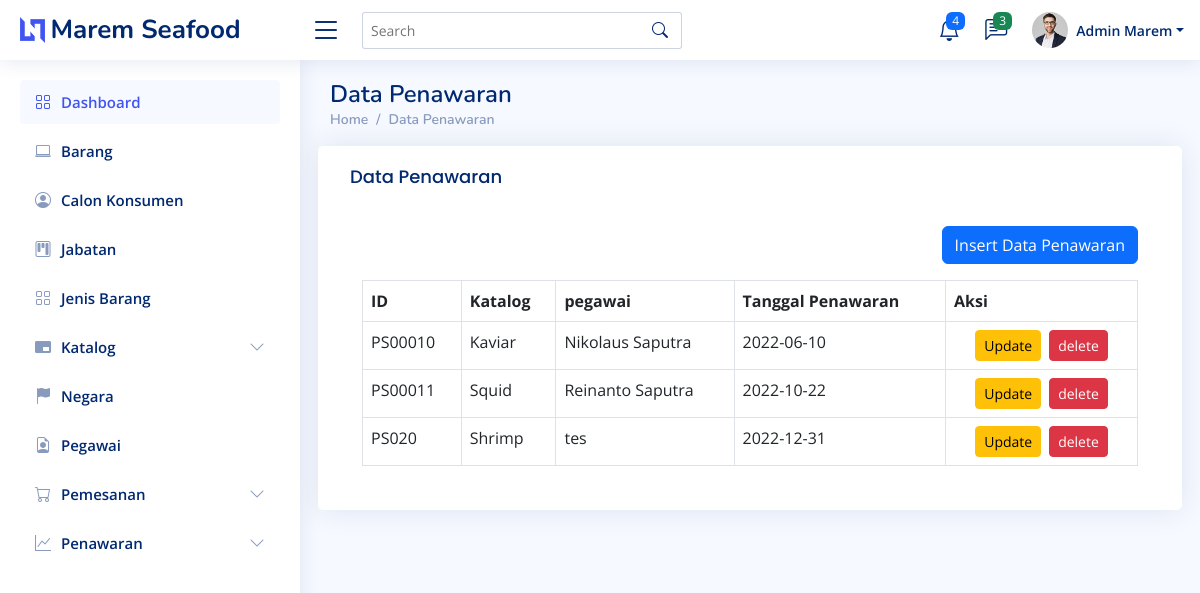
Page /penawaran.php on the committed database.
### tables this page shows
CREATE TABLE `penawaran` (
  `id_penawaran` char(8) NOT NULL,
  `id_katalog` char(6) DEFAULT NULL,
  `id_pegawai` char(4) DEFAULT NULL,
  `tgl_penawaran` date DEFAULT NULL
);

CREATE TABLE `katalog_barang` (
  `id_katalog` char(6) NOT NULL,
  `nama_katalog` varchar(30) NOT NULL,
  `file_katalog` varchar(30) DEFAULT NULL
);

CREATE TABLE `pegawai` (
  `id_pegawai` char(4) NOT NULL,
  `id_jabatan` char(2) DEFAULT NULL,
  `nama_pegawai` varchar(30) DEFAULT NULL,
  `telp_pegawai` varchar(15) DEFAULT NULL,
  `email_pegawai` varchar(50) DEFAULT NULL,
  `alamat_pegawai` varchar(50) DEFAULT NULL,
  `jk_pegawai` tinyint(1) DEFAULT NULL,
  `pass_pegawai` varchar(20) DEFAULT NULL
);

### db.php (called while the page is built, shortened)
<?php
class db
{
    public function __construct()
    {
        $host = "localhost";
        $dbname = "maremseafood";
        $username = "root";
        $password = "";
        $this->db = new PDO("mysql:host={$host};dbname={$dbname}", $username, $password);
    }
}
?>

### penawaran.php (the view, shortened to what this page needs)
<?php
require_once 'db.php';
class penawaran extends db
{
    public function show()
    {
        $data = $this->db->prepare("SELECT * FROM penawaran JOIN katalog_barang ON katalog_barang.id_katalog=penawaran.id_katalog JOIN pegawai ON pegawai.id_pegawai=penawaran.id_pegawai");
        try
        {
            $data->execute();
            $result = $data->fetchAll();
        }
        catch(PDOException $e)
        {
            print_r($e->getMessage());
        }
        return $result;
    }
    public function showpegawai()
    {
        $data = $this->db->prepare("SELECT * FROM pegawai");
        try
        {
            $data->execute();
            $result = $data->fetchAll();
        }
        catch(PDOException $e)
        {
            print_r($e->getMessage());
        }
        return $result;
    }
}
$data = new penawaran;
?>
<!DOCTYPE html>
<html lang="en">
<head>
  <link href="vendor/bootstrap/css/bootstrap.min.css" rel="stylesheet">
  <link href="vendor/bootstrap-icons/bootstrap-icons.css" rel="stylesheet">
  <link href="vendor/boxicons/css/boxicons.min.css" rel="stylesheet">
  <link href="vendor/quill/quill.snow.css" rel="stylesheet">
  <link href="vendor/quill/quill.bubble.css" rel="stylesheet">
  <link href="vendor/remixicon/remixicon.css" rel="stylesheet">
  <link href="vendor/simple-datatables/style.css" rel="stylesheet">
  <link href="css/style.css" rel="stylesheet">
</head>
<body>
  <header id="header" class="header fixed-top d-flex align-items-center">
    <div class="d-flex align-items-center justify-content-between">
      <a href="index.php" class="logo d-flex align-items-center">
        <img src="img/logo.png" alt="">
        <span class="d-none d-lg-block">Marem Seafood</span>
      </a>
      <i class="bi bi-list toggle-sidebar-btn"></i>
    </div>
    <div class="search-bar">
      <form class="search-form d-flex align-items-center" method="POST" action="#">
        <input type="text" name="query" placeholder="Search" title="Enter search keyword">
        <button type="submit" title="Search"><i class="bi bi-search"></i></button>
      </form>
    </div>
    <nav class="header-nav ms-auto">
      <ul class="d-flex align-items-center">
        <li class="nav-item dropdown">
          <a class="nav-link nav-icon" href="#" data-bs-toggle="dropdown">
            <i class="bi bi-bell"></i>
            <span class="badge bg-primary badge-number">4</span>
          </a>
        </li>
        <li class="nav-item dropdown">
          <a class="nav-link nav-icon" href="#" data-bs-toggle="dropdown">
            <i class="bi bi-chat-left-text"></i>
            <span class="badge bg-success badge-number">3</span>
          </a>
        </li>
        <li class="nav-item dropdown pe-3">
          <a class="nav-link nav-profile d-flex align-items-center pe-0" href="#" data-bs-toggle="dropdown">
            <img src="img/profile-img.jpg" alt="Profile" class="rounded-circle">
            <span class="d-none d-md-block dropdown-toggle ps-2">Admin Marem</span>
          </a>
        </li>
      </ul>
    </nav>
  </header>
<aside id="sidebar" class="sidebar">
<ul class="sidebar-nav" id="sidebar-nav">
  <li class="nav-item">
    <a class="nav-link" href="index.php">
      <i class="bi bi-grid"></i>
      <span>Dashboard</span>
    </a>
  </li>
  <li class="nav-item">
    <a class="nav-link collapsed" href="barang.php">
      <i class="bi bi-laptop"></i>
      <span>Barang</span>
    </a>
  </li>
  <li class="nav-item">
    <a class="nav-link collapsed " href="calon-konsumen.php">
      <i class="bi bi-person-circle"></i>
      <span>Calon Konsumen</span>
    </a>
  </li>
  <li class="nav-item">
    <a class="nav-link collapsed" href="jabatan.php">
      <i class="bi bi-kanban"></i>
      <span>Jabatan</span>
    </a>
  </li>
  <li class="nav-item">
    <a class="nav-link collapsed" href="jenis-barang.php">
      <i class="bi bi-grid"></i>
      <span>Jenis Barang</span>
    </a>
  </li>
  <li class="nav-item">
    <a class="nav-link collapsed" data-bs-target="#forms-nav" data-bs-toggle="collapse" href="#">
      <i class="bi bi-pip-fill"></i><span>Katalog</span><i class="bi bi-chevron-down ms-auto"></i>
    </a>
  </li>
  <li class="nav-item">
    <a class="nav-link collapsed" href="negara.php">
      <i class="bi bi-flag-fill"></i>
      <span>Negara</span>
    </a>
  </li>
  <li class="nav-item">
    <a class="nav-link collapsed" href="pegawai.php">
      <i class="bi bi-file-earmark-person "></i>
      <span>Pegawai</span>
    </a>
  </li>
  <li class="nav-item">
    <a class="nav-link collapsed" data-bs-target="#forms-nav" data-bs-toggle="collapse" href="#">
      <i class="bi bi-cart"></i><span>Pemesanan</span><i class="bi bi-chevron-down ms-auto"></i>
    </a>
  </li>
  <li class="nav-item">
    <a class="nav-link collapsed" data-bs-target="#forms-nav" data-bs-toggle="collapse" href="#">
      <i class="bi bi-graph-up"></i><span>Penawaran</span><i class="bi bi-chevron-down ms-auto"></i>
    </a>
  </li>
</ul>
</aside>
  <main id="main" class="main">
    <div class="pagetitle">
      <h1>Data Penawaran</h1>
      <nav>
        <ol class="breadcrumb">
          <li class="breadcrumb-item"><a href="index.php">Home</a></li>
          <li class="breadcrumb-item"><a href="penawaran.php">Data Penawaran</li>
        </ol>
      </nav>
    </div>
    <section class="section dashboard">
      <div class="row">
          <div class="card">
            <div class="card-body">
              <h5 class="card-title">Data Penawaran</h5>
              <div class="container-fluid my-4">
<div class="d-flex justify-content-end">
    <a class="btn btn-primary mb-3" data-bs-toggle="modal" data-bs-target="#insert">Insert Data Penawaran</a>
</div>
    <thead>
              <table class="table table-bordered">
                <tr>
                <th>ID</th>
                <th>Katalog</th>
                <th>pegawai</th>
                <th>Tanggal Penawaran</th>
                <th>Aksi</th>
                </thead>
                <tbody>
                <?php foreach ($data->show() as $value): ?>
                                        <tr>
                                            <td><?= $value['id_penawaran'] ?></td>
                                            <td><?= $value['nama_katalog'] ?></td>
                                            <td><?= $value['nama_pegawai'] ?></td>
                                            <td><?= $value['tgl_penawaran'] ?></td>
                                            <td>
                                                <div class="d-flex justify-content-center">
                                                    <button class="btn btn-sm btn-warning mx-1" data-bs-toggle="modal" data-bs-target="#update<?php echo $value['id_penawaran']; ?>">Update</button>
                                                    <button class="btn btn-sm btn-danger mx-1" data-bs-toggle="modal" data-bs-target="#delete<?php echo $value['id_penawaran']; ?>">delete</button>
                                                </div>
                                            </td>
                                        </tr>
                                    <?php endforeach ?>
                </tbody>
</body>
</html>

### css/style.css (style rules this page uses)
:root { scroll-behavior: smooth; }
body { font-family: "Open Sans", sans-serif; background: #f6f9ff; color: #444444; }
a { color: #4154f1; text-decoration: none; }
h1, h2, h3, h4, h5, h6 { font-family: "Nunito", sans-serif; }
#main { margin-top: 60px; padding: 20px 30px; transition: all 0.3s; }
.pagetitle { margin-bottom: 10px; }
.pagetitle h1 { font-size: 24px; margin-bottom: 0; font-weight: 600; color: #012970; }
.card { margin-bottom: 30px; border: none; border-radius: 5px; box-shadow: 0px 0 30px rgba(1, 41, 112, 0.1); }
.card-title { padding: 20px 0 15px 0; font-size: 18px; font-weight: 500; color: #012970; font-family: "Poppins", sans-serif; }
.card-body { padding: 0 20px 20px 20px; }
.breadcrumb { font-size: 14px; font-family: "Nunito", sans-serif; color: #899bbd; font-weight: 600; }
.breadcrumb a { color: #899bbd; transition: 0.3s; }
.breadcrumb .breadcrumb-item::before { color: #899bbd; }
.logo { line-height: 1; }
@media (min-width: 1200px) { .logo { width: 280px; } }
.logo img { max-height: 26px; margin-right: 6px; }
.logo span { font-size: 26px; font-weight: 700; color: #012970; font-family: "Nunito", sans-serif; }
.header { transition: all 0.5s; z-index: 997; height: 60px; box-shadow: 0px 2px 20px rgba(1, 41, 112, 0.1); background-color: #fff; padding-left: 20px; }
.header .toggle-sidebar-btn { font-size: 32px; padding-left: 10px; cursor: pointer; color: #012970; }
.header .search-bar { min-width: 360px; padding: 0 20px; }
.header .search-form { width: 100%; }
.header .search-form input { border: 0; font-size: 14px; color: #012970; border: 1px solid rgba(1, 41, 112, 0.2); padding: 7px 38px 7px 8px; border-radius: 3px; transition: 0.3s; width: 100%; }
.header .search-form button { border: 0; padding: 0; margin-left: -30px; background: none; }
.header .search-form button i { color: #012970; }
.header-nav ul { list-style: none; }
.header-nav>ul { margin: 0; padding: 0; }
.header-nav .nav-icon { font-size: 22px; color: #012970; margin-right: 25px; position: relative; }
.header-nav .nav-profile { color: #012970; }
.header-nav .nav-profile img { max-height: 36px; }
.header-nav .nav-profile span { font-size: 14px; font-weight: 600; }
.header-nav .badge-number { position: absolute; inset: -2px -5px auto auto; font-weight: normal; font-size: 12px; padding: 3px 6px; }
.sidebar { position: fixed; top: 60px; left: 0; bottom: 0; width: 300px; z-index: 996; transition: all 0.3s; padding: 20px; overflow-y: auto; scrollbar-width: thin; scrollbar-color: #aab7cf transparent; box-shadow: 0px 0px 20px rgba(1, 41, 112, 0.1); background-color: #fff; }
@media (min-width: 1200px) { #main, #footer { margin-left: 300px; } }
.sidebar-nav { padding: 0; margin: 0; list-style: none; }
.sidebar-nav li { padding: 0; margin: 0; list-style: none; }
.sidebar-nav .nav-item { margin-bottom: 5px; }
.sidebar-nav .nav-link { display: flex; align-items: center; font-size: 15px; font-weight: 600; color: #4154f1; transition: 0.3; background: #f6f9ff; padding: 10px 15px; border-radius: 4px; }
.sidebar-nav .nav-link i { font-size: 16px; margin-right: 10px; color: #4154f1; }
.sidebar-nav .nav-link.collapsed { color: #012970; background: #fff; }
.sidebar-nav .nav-link.collapsed i { color: #899bbd; }
.sidebar-nav .nav-link .bi-chevron-down { margin-right: 0; transition: transform 0.2s ease-in-out; }

### rows in the picture
penawaran: id_penawaran "PS00010", id_katalog.nama_katalog "Kaviar", id_pegawai.nama_pegawai "Nikolaus Saputra", tgl_penawaran "2022-06-10"
penawaran: id_penawaran "PS00011", id_katalog.nama_katalog "Squid", id_pegawai.nama_pegawai "Reinanto Saputra", tgl_penawaran "2022-10-22"
penawaran: id_penawaran "PS020", id_katalog.nama_katalog "Shrimp", id_pegawai.nama_pegawai "tes", tgl_penawaran "2022-12-31"
